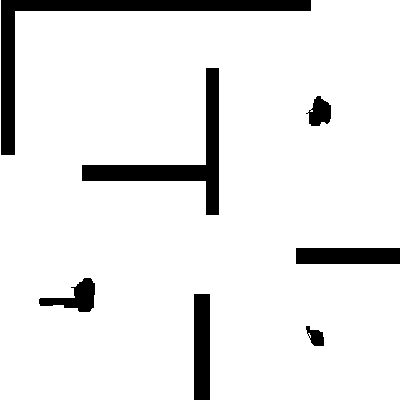
#> input picture grid3.png, 400 x 400 px
$ python My_trial.py
#> lines starting #> are read from the running program, lines starting #| are printed output that depends on the picture; after the words box and inside, x2 and y2 are one past the last pixel; in counts of white or black regions, pixels touching at a corner belong together
import numpy as np
import cv2

import matplotlib.pyplot as plt
from queue import PriorityQueue

def create_occupancy_grid_from_image(image_path, threshold=128):
#> called with image_path = 'grid3.png', threshold = 128
    image = cv2.imread(image_path, cv2.IMREAD_GRAYSCALE)
#> image: shape (400, 400); 91.1% white; 7 black regions, largest, box (x1, y1, x2, y2) and area: (1, 0, 311, 155) 5426, (82, 68, 219, 215) 3895, (194, 294, 210, 400) 1696
    _, thresholded = cv2.threshold(image, threshold, 255, cv2.THRESH_BINARY)

    #thresholded = cv2.bitwise_not(thresholded)

    occupancy_grid = thresholded // 255

    return occupancy_grid,image

# Example usage:
image_path = "grid3.png"

start = (350, 50)
goal = (50,350)

# A* search function
def a_star_search(occupancy_grid, start, goal):
#> called with start = (350, 50), goal = (50, 350)
    def heuristic(cell, goal):
        disitance = np.sqrt((cell[0]-goal[0])**2 + (cell[1]-goal[1])**2)
        manhat_distance =  abs(cell[0] - goal[0]) + abs(cell[1] - goal[1])
        return int(disitance) + manhat_distance

    open_set = PriorityQueue()
    open_set.put((0, start))
    came_from = {}
    g_score = {cell: float('inf') for cell in np.ndindex(occupancy_grid.shape)}
    g_score[start] = 0

    while not open_set.empty():
        _, current = open_set.get()

        if current == goal:
            path = reconstruct_path(came_from, current)
            return path

        for small_step_x, small_step_y in [(1, 0), (-1, 0), (0, 1), (0, -1)]:
            x, y = current[0] + small_step_x, current[1] + small_step_y

            if 0 <= x < occupancy_grid.shape[1] and 0 <= y < occupancy_grid.shape[0] and occupancy_grid[y, x] == 1:
                tentative_g_score = g_score[current] + 1

                if tentative_g_score < g_score[(x, y)]:
                    came_from[(x, y)] = current
                    g_score[(x, y)] = tentative_g_score
                    f_score = tentative_g_score + heuristic((x, y), goal)
                    open_set.put((f_score, (x, y)))

    return None

# A function to reconstruct the path from the goal to the start
def reconstruct_path(came_from, current):
    path = [current]
    while current in came_from:
        current = came_from[current]
        path.insert(0, current)
    return path

occupancy_grid,image = create_occupancy_grid_from_image(image_path)

path_found = a_star_search(occupancy_grid, start, goal)
#> path_found = 625 pairs, first value 38 to 350, second value 50 to 350

if path_found:
    print("Path found:")
    for cell in path_found:
        print(cell)
#> this loop made 625 passes
#> cell on passes 1 to 3: (350, 50), (349, 50), (348, 50)
#| (350, 50)
#| (349, 50)
#| (348, 50)
#| (347, 50)
#| (346, 50)
#| (345, 50)
#| (344, 50)
#| (343, 50)
#> (further printed lines are left out)
else:
    print("No path found")
    plt.imshow(occupancy_grid, cmap='gray', origin='lower')
    plt.plot(start[0], start[1], 'go', label='Start')
    plt.plot(goal[0], goal[1], 'ro', label='Goal')
    plt.legend()
    plt.title("Occupancy Grid without Path")
    plt.grid(True)
    plt.show()


plt.imshow(image, cmap='gray', origin='lower')
plt.colorbar()
plt.plot(start[0], start[1], 'go', label='Start')
plt.plot(goal[0], goal[1], 'ro', label='Goal')
plt.legend()
plt.title("Original Image")
plt.grid(True)
plt.show()
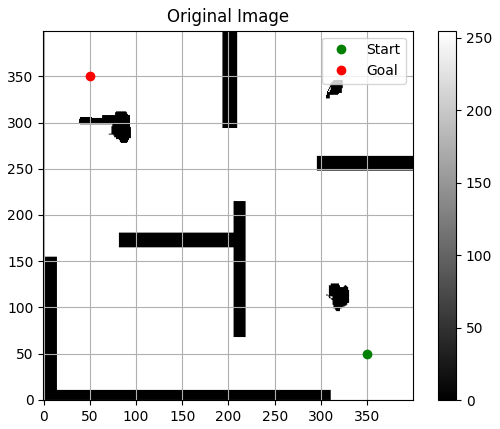
#> figure drawn by matplotlib, 2 panels


plt.imshow(occupancy_grid, cmap='gray', origin='lower')
plt.colorbar()
plt.plot([cell[0] for cell in path_found], [cell[1] for cell in path_found], marker='o', markersize=4, color='blue', label='Path')
plt.plot(start[0], start[1], 'go', label='Start')
plt.plot(goal[0], goal[1], 'ro', label='Goal')
plt.legend()
plt.title("Occupancy Grid with Path")
plt.grid(True)
plt.show()
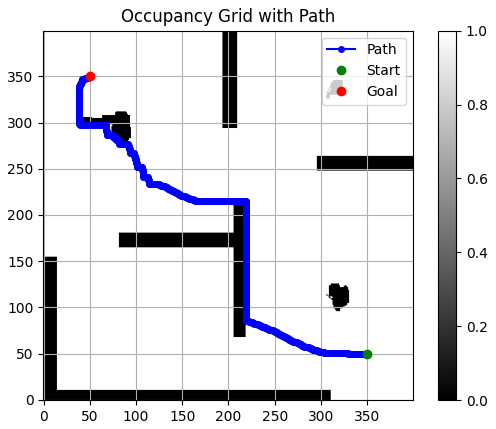
#> figure drawn by matplotlib, 2 panels

$ run again, with grid1.png copied over grid3.png
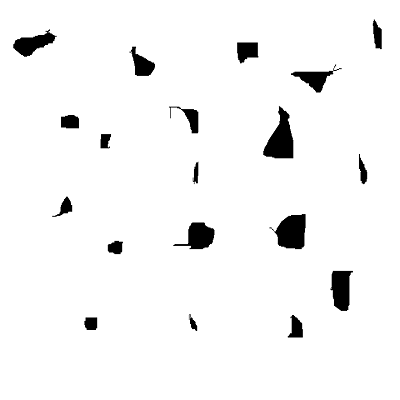
#> input picture grid1.png, 400 x 400 px
#> in create_occupancy_grid_from_image, image is the input picture: shape (400, 400); min 0, max 255, mean 244.6
#> in create_occupancy_grid_from_image, `_, thresholded = cv2.threshold(image, threshold, 255, cv2.THRESH_BINARY)`:
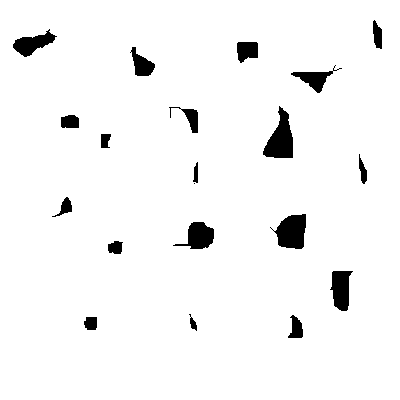
#> thresholded: shape (400, 400); 95.9% white; 20 black regions (1 under 20 px), largest, box (x1, y1, x2, y2) and area: (263, 106, 293, 158) 901, (270, 214, 306, 249) 847, (330, 271, 353, 311) 636
#> path_found = 603 pairs, first value 50 to 350, second value 50 to 350
#> the loop `for cell in path_found:` made 603 passes
#> cell on passes 1 to 3: (350, 50), (349, 50), (348, 50)
#> (printed output is left out)
#> `plt.show()`:
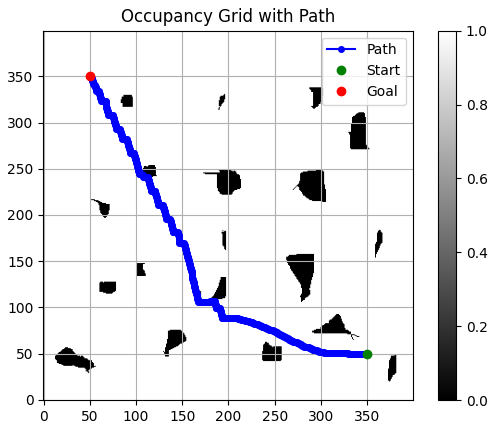
#> figure drawn by matplotlib, 2 panels

$ run again, with grid4.png copied over grid3.png
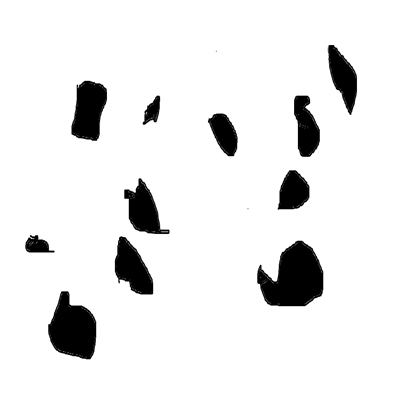
#> input picture grid4.png, 400 x 400 px
#> in create_occupancy_grid_from_image, image is the input picture: shape (400, 400); min 0, max 255, mean 233.2
#> in create_occupancy_grid_from_image, `_, thresholded = cv2.threshold(image, threshold, 255, cv2.THRESH_BINARY)`:
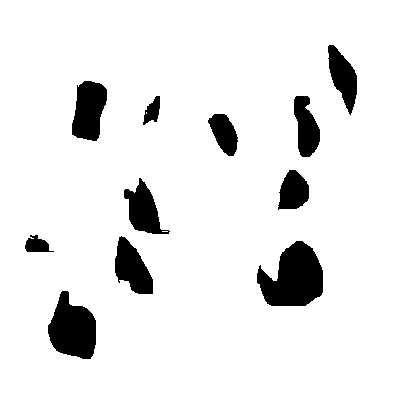
#> thresholded: shape (400, 400); 91.3% white; 11 black regions, largest, box (x1, y1, x2, y2) and area: (257, 241, 323, 306) 2935, (48, 291, 96, 359) 2247, (72, 81, 107, 141) 1571
#> path_found = 663 pairs, first value 47 to 357, second value 50 to 350
#> the loop `for cell in path_found:` made 663 passes
#> cell on passes 1 to 3: (350, 50), (350, 51), (350, 52)
#> (printed output is left out)
#> `plt.show()`:
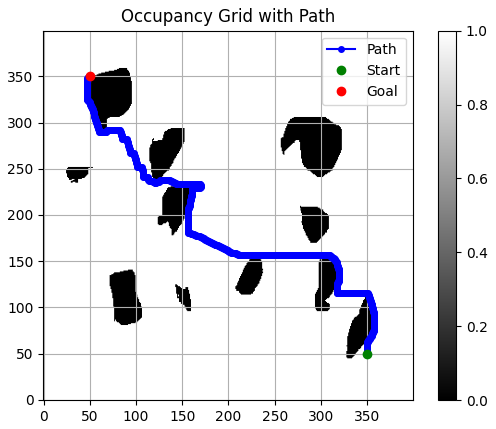
#> figure drawn by matplotlib, 2 panels
